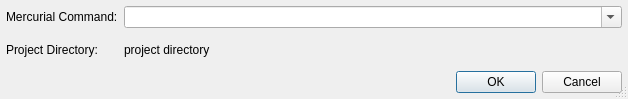
<?xml version="1.0" encoding="UTF-8"?>
<ui version="4.0">
 <class>HgCommandDialog</class>
 <widget class="QDialog" name="HgCommandDialog">
  <property name="geometry">
   <rect>
    <x>0</x>
    <y>0</y>
    <width>628</width>
    <height>99</height>
   </rect>
  </property>
  <property name="windowTitle">
   <string>Mercurial Command</string>
  </property>
  <property name="sizeGripEnabled">
   <bool>true</bool>
  </property>
  <layout class="QGridLayout" name="gridLayout">
   <item row="0" column="0">
    <widget class="QLabel" name="textLabel1">
     <property name="text">
      <string>Mercurial Command:</string>
     </property>
    </widget>
   </item>
   <item row="0" column="1">
    <widget class="QComboBox" name="commandCombo">
     <property name="sizePolicy">
      <sizepolicy hsizetype="Expanding" vsizetype="Fixed">
       <horstretch>0</horstretch>
       <verstretch>0</verstretch>
      </sizepolicy>
     </property>
     <property name="toolTip">
      <string>Enter the Mercurial command to be executed with all necessary parameters</string>
     </property>
     <property name="whatsThis">
      <string>&lt;b&gt;Mercurial Command&lt;/b&gt;
&lt;p&gt;Enter the Mercurial command to be executed including all necessary 
parameters. If a parameter of the commandline includes a space you have to 
surround this parameter by single or double quotes. Do not include the name 
of the Mercurial client executable (i.e. hg).&lt;/p&gt;</string>
     </property>
     <property name="editable">
      <bool>true</bool>
     </property>
     <property name="insertPolicy">
      <enum>QComboBox::InsertAtTop</enum>
     </property>
     <property name="duplicatesEnabled">
      <bool>false</bool>
     </property>
    </widget>
   </item>
   <item row="1" column="0">
    <widget class="QLabel" name="textLabel3">
     <property name="sizePolicy">
      <sizepolicy hsizetype="Minimum" vsizetype="Preferred">
       <horstretch>0</horstretch>
       <verstretch>0</verstretch>
      </sizepolicy>
     </property>
     <property name="text">
      <string>Project Directory:</string>
     </property>
    </widget>
   </item>
   <item row="1" column="1">
    <widget class="QLabel" name="projectDirLabel">
     <property name="sizePolicy">
      <sizepolicy hsizetype="Expanding" vsizetype="Preferred">
       <horstretch>0</horstretch>
       <verstretch>0</verstretch>
      </sizepolicy>
     </property>
     <property name="toolTip">
      <string>This shows the root directory of the current project.</string>
     </property>
     <property name="text">
      <string>project directory</string>
     </property>
    </widget>
   </item>
   <item row="2" column="0" colspan="2">
    <widget class="QDialogButtonBox" name="buttonBox">
     <property name="orientation">
      <enum>Qt::Horizontal</enum>
     </property>
     <property name="standardButtons">
      <set>QDialogButtonBox::Cancel|QDialogButtonBox::Ok</set>
     </property>
    </widget>
   </item>
  </layout>
 </widget>
 <layoutdefault spacing="6" margin="6"/>
 <pixmapfunction>qPixmapFromMimeSource</pixmapfunction>
 <tabstops>
  <tabstop>commandCombo</tabstop>
  <tabstop>buttonBox</tabstop>
 </tabstops>
 <resources/>
 <connections>
  <connection>
   <sender>buttonBox</sender>
   <signal>accepted()</signal>
   <receiver>HgCommandDialog</receiver>
   <slot>accept()</slot>
   <hints>
    <hint type="sourcelabel">
     <x>41</x>
     <y>103</y>
    </hint>
    <hint type="destinationlabel">
     <x>49</x>
     <y>129</y>
    </hint>
   </hints>
  </connection>
  <connection>
   <sender>buttonBox</sender>
   <signal>rejected()</signal>
   <receiver>HgCommandDialog</receiver>
   <slot>reject()</slot>
   <hints>
    <hint type="sourcelabel">
     <x>173</x>
     <y>109</y>
    </hint>
    <hint type="destinationlabel">
     <x>174</x>
     <y>128</y>
    </hint>
   </hints>
  </connection>
 </connections>
</ui>
